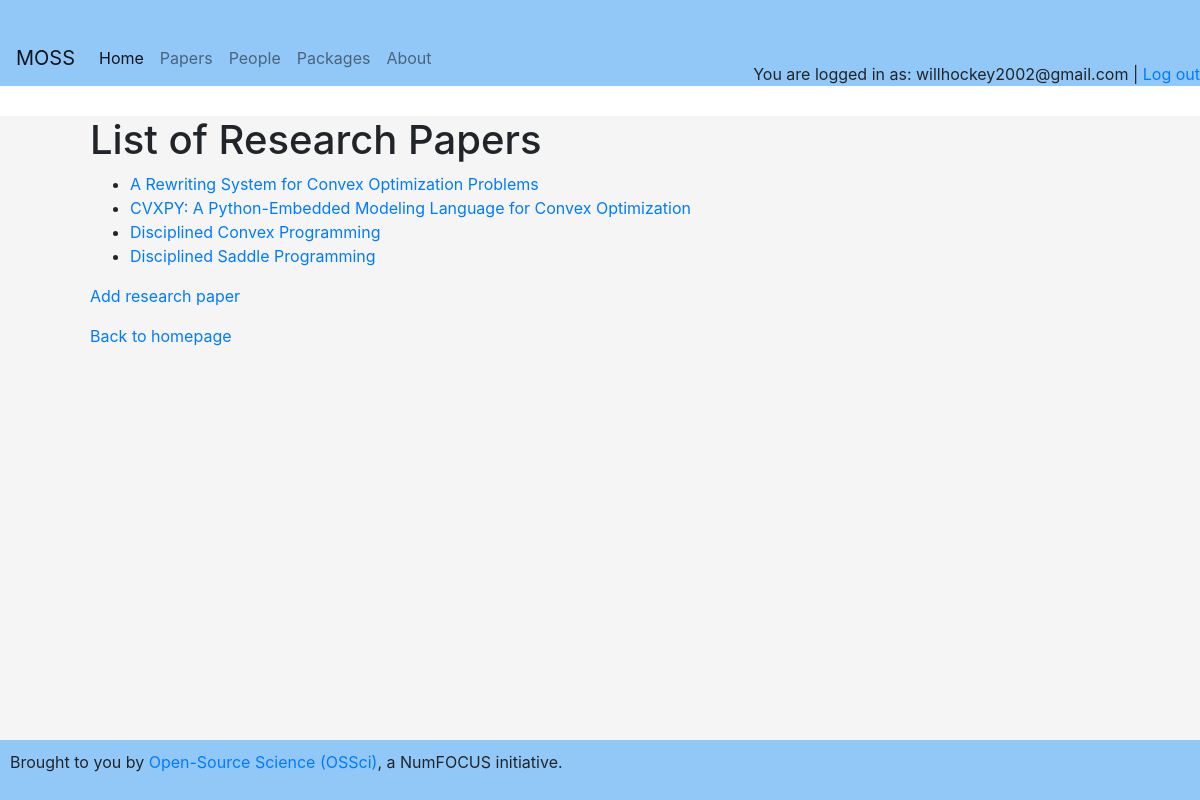
/articles (signed in), run on the app's committed database.
### app.py (models this page shows)
class User(UserMixin, db.Model):
    id = db.Column(db.Integer, primary_key=True)
    email = db.Column(db.String(120), unique=True, nullable=False)
    password = db.Column(db.String(120), nullable=False)
    name = db.Column(db.String(120))
    bio = db.Column(db.String(500))
    url = db.Column(db.String(200))

class Article(db.Model):
    __tablename__ = 'articles'
    id = db.Column(db.Integer, primary_key=True)
    title = db.Column(db.String(120), nullable=False)
    description = db.Column(db.String(500))
    url = db.Column(db.String(200))
    packages = relationship("PackagesPerPaper", back_populates="article")
    persons = relationship("PaperPerPerson", back_populates="article")

### app.py (the view)
@app.route('/articles')
def articles():
    articles = Article.query.all()
    return render_template('articles.html', articles=articles)

### app.py (called while the page is built)
@app.context_processor
def inject_current_user():
    return dict(current_user=current_user)

@login_manager.user_loader
def load_user(user_id):
    return db.session.get(User, int(user_id))

### templates/articles.html
{% extends 'base.html' %}
{% block content %}
<h1>List of Research Papers</h1>
<ul>
  {% for article in articles %}
    <li><a href="{{ url_for('article_detail', article_id=article.id) }}">{{ article.title }}</a></li>
  {% endfor %}
</ul>
  <p>
    <a href="{{ url_for('add_article') }}">Add research paper</a>
  </p>
  <p>
    <a href="{{ url_for('index') }}">Back to homepage</a>
  </p>
{% endblock %}

### templates/header.html (shortened to what this page needs)
<div class="header">
    <div class="header-left">
      <nav class="navbar navbar-expand-lg navbar-light" style="background-color: #92c8f7;">
        <a class="navbar-brand" href="{{ url_for('index') }}">MOSS</a>
        <div class="collapse navbar-collapse" id="navbarNav">
          <ul class="navbar-nav">
            <li class="nav-item active">
              <a class="nav-link" href="{{ url_for('index') }}">Home <span class="sr-only">(current)</span></a>
            </li>
            <li class="nav-item">
              <a class="nav-link" href="{{ url_for('articles') }}">Papers</a>
            </li>
            <li class="nav-item">
              <a class="nav-link" href="{{ url_for('persons') }}">People</a>
            </li>
            <li class="nav-item">
              <a class="nav-link" href="{{ url_for('tools') }}">Packages</a>
            </li>
            <li class="nav-item">
              <a class="nav-link" href="{{ url_for('about') }}">About</a>
            </li>
          </ul>
        </div>
      </nav>
    </div>
    {% if current_user.is_authenticated %}
    <div class="header-right">
      You are logged in as: {{ current_user.email }} | <a href="{{ url_for('logout') }}">Log out</a>
    </div>
  {% else %}
    <div class="header-right">
      <a href="{{ url_for('register') }}">Register</a> |
      <a href="{{ url_for('login') }}">Login</a>
    </div>
  {% endif %}
</div>

### static/style.css (style rules this page uses)
body { font-family: Arial, sans-serif; background-color: #f5f5f5; margin: 0; padding: 0; min-height: 100vh; display: flex; flex-direction: column; }
.header { background-color: #92c8f7; padding-top: 30px; display: flex; justify-content: space-between; }
.header-left { position: relative; background-color: #92c8f7; }
.header-right { align-self: flex-end; }
html, body { height: 100%; }

### data on the page
User: email "willhockey2002@gmail.com"
Article: title "A Rewriting System for Convex Optimization Problems"
Article: title "CVXPY: A Python-Embedded Modeling Language for Convex Optimization"
Article: title "Disciplined Convex Programming"
Article: title "Disciplined Saddle Programming"
